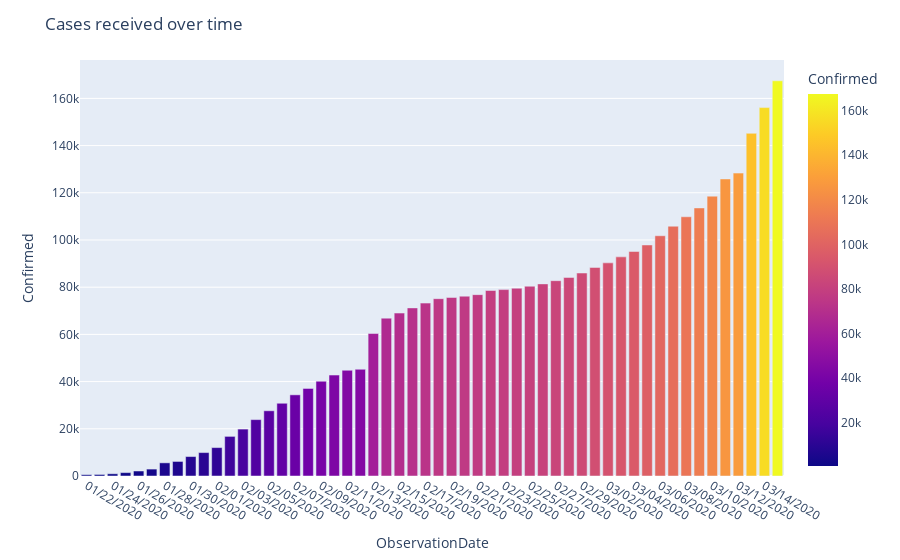

The notebook cell this image was saved under:
### Code cell
fig = px.bar(date_data,x="ObservationDate",y='Confirmed',color='Confirmed')
fig.update_layout(
    title="Cases received over time",
    
)
fig.show()

### Figure 1 — Plotly figure (JSON) as saved in the notebook; plotly's stock layout.template omitted (floating-point values rounded to 4 significant figures)
{"data": [{"alignmentgroup": "True", "hoverlabel": {"namelength": 0}, "hovertemplate": "ObservationDate=%{x}<br>Confirmed=%{marker.color}", "legendgroup": "", "marker": {"color": [555, 653, 941, 1438, 2118, 2927, 5578, 6165, 8235, 9925, 12038, 16787, 19881, 23892, 27636, 30818, 34392, 37121, 40151, 42763, 44803, 45222, 60370, 66887, 69032, 71226, 73260, 75138, 75641, 76199, 76843, 78599, 78985, 79570, 80415, 81397, 82756, 84124, 86013, 88371, 90309, 92844, 95124, 97886, 101800, 105836, 109835, 113582, 118582, 125865, 128343, 145193, 156099, 167447], "coloraxis": "coloraxis"}, "name": "", "offsetgroup": "", "orientation": "v", "showlegend": false, "textposition": "auto", "type": "bar", "x": ["01/22/2020", "01/23/2020", "01/24/2020", "01/25/2020", "01/26/2020", "01/27/2020", "01/28/2020", "01/29/2020", "01/30/2020", "01/31/2020", "02/01/2020", "02/02/2020", "02/03/2020", "02/04/2020", "02/05/2020", "02/06/2020", "02/07/2020", "02/08/2020", "02/09/2020", "02/10/2020", "02/11/2020", "02/12/2020", "02/13/2020", "02/14/2020", "02/15/2020", "02/16/2020", "02/17/2020", "02/18/2020", "02/19/2020", "02/20/2020", "02/21/2020", "02/22/2020", "02/23/2020", "02/24/2020", "02/25/2020", "02/26/2020", "02/27/2020", "02/28/2020", "02/29/2020", "03/01/2020", "03/02/2020", "03/03/2020", "03/04/2020", "03/05/2020", "03/06/2020", "03/07/2020", "03/08/2020", "03/09/2020", "03/10/2020", "03/11/2020", "03/12/2020", "03/13/2020", "03/14/2020", "03/15/2020"], "xaxis": "x", "y": [555, 653, 941, 1438, 2118, 2927, 5578, 6165, 8235, 9925, 12038, 16787, 19881, 23892, 27636, 30818, 34392, 37121, 40151, 42763, 44803, 45222, 60370, 66887, 69032, 71226, 73260, 75138, 75641, 76199, 76843, 78599, 78985, 79570, 80415, 81397, 82756, 84124, 86013, 88371, 90309, 92844, 95124, 97886, 101800, 105836, 109835, 113582, 118582, 125865, 128343, 145193, 156099, 167447], "yaxis": "y"}], "layout": {"barmode": "relative", "coloraxis": {"colorbar": {"title": {"text": "Confirmed"}}, "colorscale": [[0, "#0d0887"], [0.1111, "#46039f"], [0.2222, "#7201a8"], [0.3333, "#9c179e"], [0.4444, "#bd3786"], [0.5556, "#d8576b"], [0.6667, "#ed7953"], [0.7778, "#fb9f3a"], [0.8889, "#fdca26"], [1, "#f0f921"]]}, "legend": {"tracegroupgap": 0}, "margin": {"t": 60}, "title": {"text": "Cases received over time"}, "xaxis": {"anchor": "y", "domain": [0, 1], "title": {"text": "ObservationDate"}}, "yaxis": {"anchor": "x", "domain": [0, 1], "title": {"text": "Confirmed"}}}}
